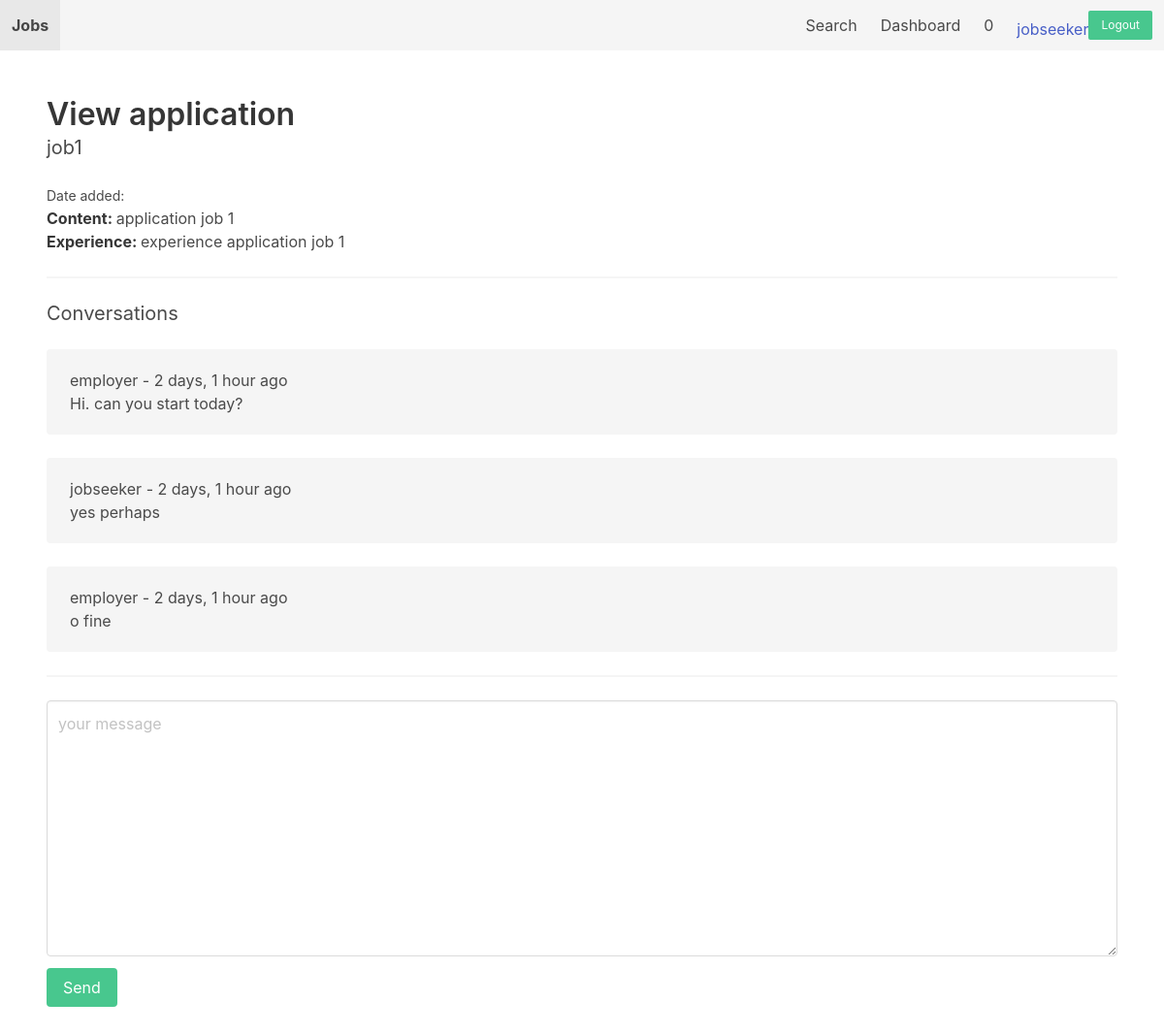
The page /dashboard/application/8/ (signed in) on the database its author committed.
### apps/job/models.py (models this page shows, shortened)
class Application(models.Model):
    job = models.ForeignKey(Job, related_name='applications', on_delete=models.CASCADE)
    content = models.TextField()
    experience = models.TextField()
    created_by = models.ForeignKey(User, related_name='applications', on_delete=models.CASCADE)
    created_at = models.DateTimeField(auto_now_add=True)

class Job(models.Model):
    SIZE_1_9 = 'size_1-9'
    SIZE_10_49 = 'size_10-49'
    SIZE_50_99 = 'size_50-99'
    SIZE_100 = 'size_100'
    CHOICES_SIZE = (
        (SIZE_1_9, '1-9'),
        (SIZE_10_49, '10-49'),
        (SIZE_50_99, '50-99'),
        (SIZE_100, '100+')
    )
    ACTIVE = 'active'
    EMPLOYED = 'employed'
    ARCHIVED = 'archived'
    CHOICES_STATUS = (
        (ACTIVE, 'active'),
        (EMPLOYED, 'employed'),
        (ARCHIVED, 'archived')
    )
    title = models.CharField(max_length=255)
    short_description = models.TextField()
    long_description = models.TextField(blank=True, null=True)
    company_name = models.CharField(max_length=255)
    company_address = models.CharField(max_length=255, blank=True, null=True)
    company_zipcode = models.CharField(max_length=255, blank=True, null=True)
    company_place = models.CharField(max_length=255, blank=True, null=True)
    company_country = models.CharField(max_length=255, blank=True, null=True)
    company_size = models.CharField(max_length=20, choices=CHOICES_SIZE, default=SIZE_1_9)
    created_by = models.ForeignKey(User, related_name='jobs', on_delete=models.CASCADE)
    created_at = models.DateTimeField(auto_now_add=True)
    changed_at = models.DateTimeField(auto_now=True)
    status = models.CharField(max_length=20, choices=CHOICES_STATUS, default=ACTIVE)
    class Meta:
        ordering = ['-created_at']

### apps/userprofile/models.py (models this page shows)
class ConversationMessage(models.Model):
    application = models.ForeignKey(Application, related_name='conversationmessages', on_delete=models.CASCADE)
    content = models.TextField()
    created_by = models.ForeignKey(User, related_name='conversationmessages', on_delete=models.CASCADE)
    created_at = models.DateTimeField(auto_now_add=True)
    class Meta:
        ordering = ['created_at']

### apps/userprofile/views.py (the view, shortened to what this page needs)
# urls.py: path('application/<int:application_id>/', view_application, name='view_application')
@login_required
def view_application(request, application_id):
    if request.user.userprofile.is_employer:
        application = get_object_or_404(Application, pk=application_id, job__created_by=request.user)
    else:
        application = get_object_or_404(Application, pk=application_id, created_by=request.user)
    context = {
        'application': application
    }
    return render(request, 'userprofile/view_application.html', context)

### apps/notification/context_processors.py (called while the page is built)
def notifications(request):
    if request.user.is_authenticated:
        return {'notifications': request.user.notifications.filter(is_read=False)}
    else:
        return {'notifications': []}

### apps/core/templates/userprofile/view_application.html (shortened to what this page needs)
{% extends 'core/base.html' %}
{% block content %}
<h1 class="title">View application</h1>
<h2 class="subtitle">{{ application.job.title }}</h2>
<small>Date added: {{ application.created_ad }}</small>
<p><strong>Content: </strong>{{application.content}}</p>
<p><strong>Experience: </strong>{{application.experience}}</p>
<hr>
<h2 class="subtitle">Conversations</h2>
{% for message in application.conversationmessages.all %}
<div class="notification">
    <p>{{message.created_by.username}} - {{ message.created_at|timesince}} ago </p>
    {{message.content}}
</div>
{%empty %}
<p>no messages</p>
{% endfor %}
<hr>
<form method="post" action="">
    <div class="field">
        <div class="control">
            <textarea name="content" id="id_content" cols="30" rows="10" class="textarea" placeholder="your message"></textarea>
        </div>
    </div>
    <div class="field">
        <div class="control">
            <button class="button is-success">Send</button>
        </div>
    </div>
</form>
{% endblock %}

### apps/core/templates/core/base.html (shortened to what this page needs)
<!doctype html>
<html lang="de">
<head>
    <link rel="stylesheet" href="https://cdn.jsdelivr.net/npm/bulma@0.9.2/css/bulma.min.css">
</head>
<body>
<nav class="navbar is-light">
    <div class="navbar-brand">
        <a href="{% url 'frontpage' %}" class="navbar-item"><strong>Jobs</strong></a>
    </div>
    <div class="navbar-menu">
        <div class="navbar-end">
            <a href="{% url 'search' %}" class="navbar-item">Search</a>
            {% if request.user.is_authenticated %}
                <a href="{% url 'dashboard' %}" class="navbar-item">Dashboard</a>
                <a href="{% url 'notifications' %}" class="navbar-item">{{notifications.count}}</a>
            {% endif %}
            <div class="navbar-item">
                <div class="buttons">
                    {% if request.user.is_authenticated %}
                    <a href="" >{{request.user}}</a>
                    <a href="{% url 'logout' %}" class="button is-success is-small">Logout</a>
                    {% else %}
                    <a href="{% url 'login' %}" class="button is-lightgrey is-small">Log in</a>
                    <a href="{% url 'signup' %}" class="button is-success is-small">Signup</a>
                    {% endif %}
                </div>
            </div>
        </div>
    </div>
</nav>
<section class="section">
    {% block content %}
    {% endblock %}
</section>
</body>
</html>

### rows shown on the page
Application: job "job1", content "application job 1", experience "experience application job 1"
ConversationMessage: created_by.username "employer", created_at "2 days, 1 hour", content "Hi. can you start today?"
ConversationMessage: created_by.username "jobseeker", created_at "2 days, 1 hour", content "yes perhaps"
ConversationMessage: created_by.username "employer", created_at "2 days, 1 hour", content "o fine"

### other values the page prints
{{ notifications.count }} "0"
{{ request.user }} "jobseeker"
